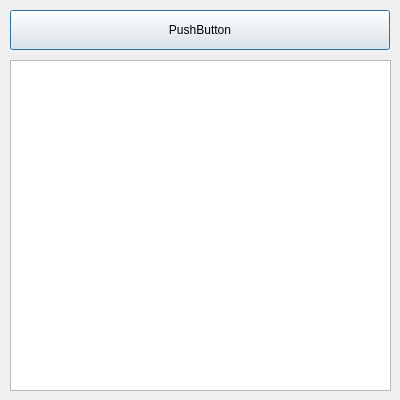
<?xml version="1.0" encoding="UTF-8"?>
<ui version="4.0">
 <class>Dialog</class>
 <widget class="QDialog" name="Dialog">
  <property name="geometry">
   <rect>
    <x>0</x>
    <y>0</y>
    <width>400</width>
    <height>400</height>
   </rect>
  </property>
  <property name="windowTitle">
   <string>Dialog</string>
  </property>
  <widget class="QPushButton" name="pushButton">
   <property name="geometry">
    <rect>
     <x>10</x>
     <y>10</y>
     <width>380</width>
     <height>40</height>
    </rect>
   </property>
   <property name="focusPolicy">
    <enum>Qt::TabFocus</enum>
   </property>
   <property name="text">
    <string>PushButton</string>
   </property>
  </widget>
  <widget class="QListWidget" name="listWidget">
   <property name="geometry">
    <rect>
     <x>10</x>
     <y>60</y>
     <width>381</width>
     <height>331</height>
    </rect>
   </property>
   <property name="focusPolicy">
    <enum>Qt::TabFocus</enum>
   </property>
  </widget>
 </widget>
 <resources/>
 <connections/>
</ui>
